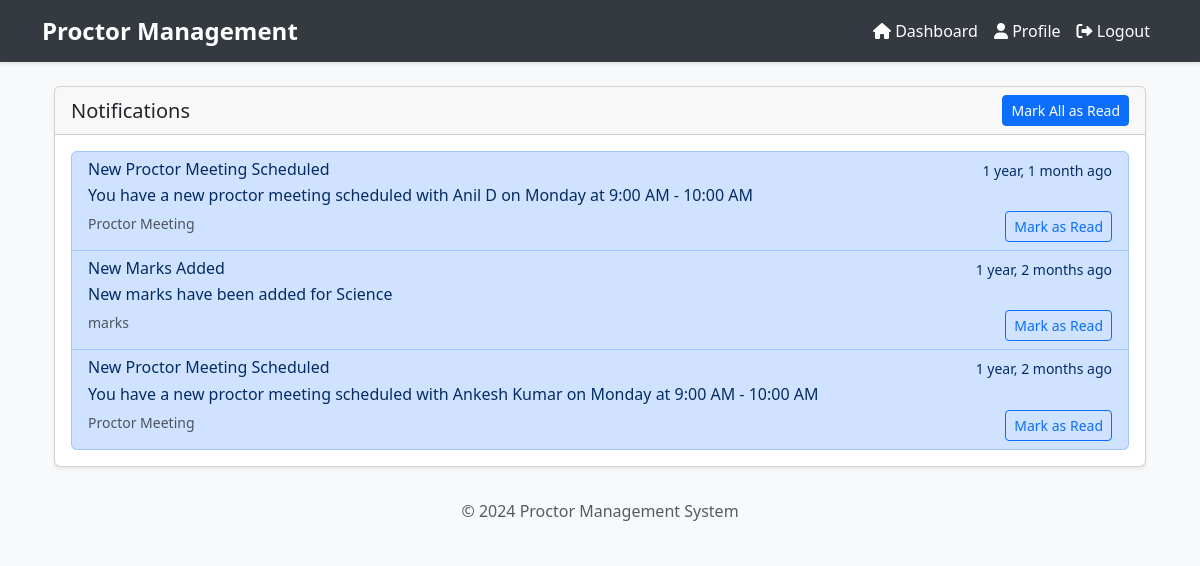
Page /notifications/ (signed in) on the committed database.
### notifications/models.py (models this page shows, shortened)
class Notification(models.Model):
    NOTIFICATION_TYPES = [
        ('meeting', 'Proctor Meeting'),
        ('attendance', 'Attendance Marked'),
        ('assignment', 'Assignment Update'),
        ('general', 'General'),
    ]
    user = models.ForeignKey(settings.AUTH_USER_MODEL, on_delete=models.CASCADE, related_name='user_notifications')
    title = models.CharField(max_length=255)
    message = models.TextField()
    notification_type = models.CharField(max_length=20, choices=NOTIFICATION_TYPES)
    is_read = models.BooleanField(default=False)
    created_at = models.DateTimeField(auto_now_add=True)
    updated_at = models.DateTimeField(auto_now=True)
    class Meta:
        ordering = ['-created_at']

### notifications/views.py (the view)
# urls.py: path('', views.notification_list, name='notification_list'),
@login_required
def notification_list(request):
    notifications = request.user.user_notifications.all()
    return render(request, 'notifications/notification_list.html', {
        'notifications': notifications
    })

### accounts/context_processors.py (called while the page is built)
def unread_notifications_count(request):
    if request.user.is_authenticated:
        count = Notification.objects.filter(user=request.user, is_read=False).count()
    else:
        count = 0
    return {'unread_notifications_count': count}

### notifications/templates/notifications/notification_list.html (shortened to what this page needs)
{% extends 'base.html' %}
{% block content %}
<div class="container mt-4">
    <div class="row">
        <div class="col-md-12">
            <div class="card">
                <div class="card-header d-flex justify-content-between align-items-center">
                    <h5 class="mb-0">Notifications</h5>
                    {% if notifications %}
                    <button class="btn btn-sm btn-primary" id="markAllRead">Mark All as Read</button>
                    {% endif %}
                </div>
                <div class="card-body">
                    {% if notifications %}
                        <div class="list-group">
                            {% for notification in notifications %}
                            <div class="list-group-item list-group-item-action {% if not notification.is_read %}list-group-item-primary{% endif %}">
                                <div class="d-flex w-100 justify-content-between">
                                    <h6 class="mb-1">{{ notification.title }}</h6>
                                    <small>{{ notification.created_at|timesince }} ago</small>
                                </div>
                                <p class="mb-1">{{ notification.message }}</p>
                                <small class="text-muted">{{ notification.get_notification_type_display }}</small>
                                {% if not notification.is_read %}
                                <button class="btn btn-sm btn-outline-primary float-end mark-read" data-id="{{ notification.id }}">
                                    Mark as Read
                                </button>
                                {% endif %}
                            </div>
                            {% endfor %}
                        </div>
                    {% else %}
                        <p class="text-center">No notifications found.</p>
                    {% endif %}
                </div>
            </div>
        </div>
    </div>
</div>
{% endblock %}

### templates/base.html (style rules this page uses)
:root { --primary-color: #4e73df; --secondary-color: #858796; --success-color: #1cc88a; --info-color: #36b9cc; --warning-color: #f6c23e; --danger-color: #e74a3b; }
body { background-color: #f8f9fa; }
.card { box-shadow: 0 0.125rem 0.25rem rgba(0, 0, 0, 0.075); margin-bottom: 1rem; }

### rows in the picture
Notification: title "New Proctor Meeting Scheduled", created_at "1 year, 1 month", message "You have a new proctor meeting scheduled with Anil D on Monday at 9:00 AM - 10:00 AM", notification_type "Proctor Meeting"
Notification: title "New Marks Added", created_at "1 year, 2 months", message "New marks have been added for Science", notification_type "marks"
Notification: title "New Proctor Meeting Scheduled", created_at "1 year, 2 months", message "You have a new proctor meeting scheduled with Ankesh Kumar on Monday at 9:00 AM - 10:00 AM", notification_type "Proctor Meeting"
